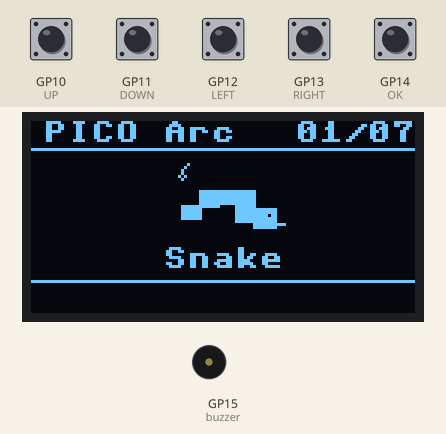
Recording of a program running on a simulated Raspberry Pi Pico running MicroPython. Shown: 128×64 one-colour display, buzzer (waves = sounding, pin HIGH). Inputs (shaded band) come from the test bench; at power-on: GP10 (UP), GP11 (DOWN), GP12 (LEFT), GP13 (RIGHT), GP14 (OK) HIGH. Random numbers come from a fixed seed; library files of the repository ran but are not shown: ssd1306.py.

Above: at 6.22 s.
6.5 s: GP10 (UP) pulled LOW for 0.15 s
8.3 s: GP12 (LEFT) pulled LOW for 0.15 s
At 10.24 s:
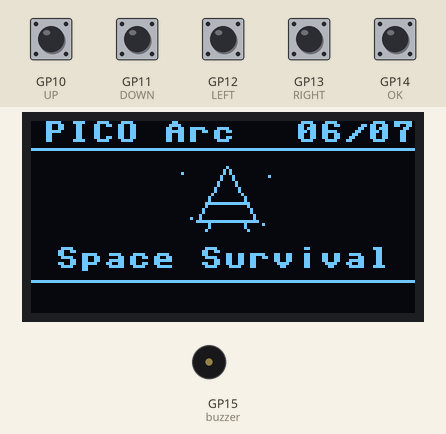
10.3 s: GP10 (UP) pulled LOW for 1 s
At 12.95 s:
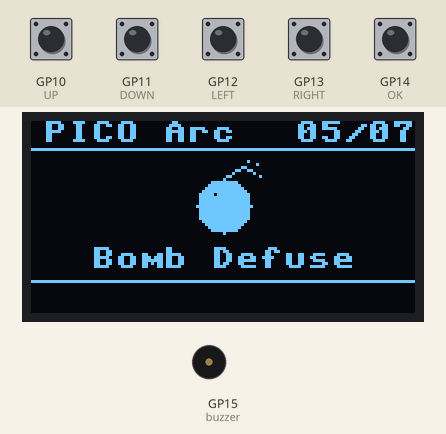
13.0 s: GP10 (UP) pulled LOW for 0.15 s
At 14.71 s:
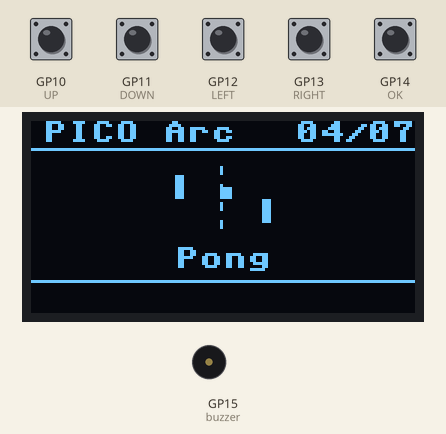
15.0 s: GP10 (UP) pulled LOW for 0.15 s
At 16.84 s:
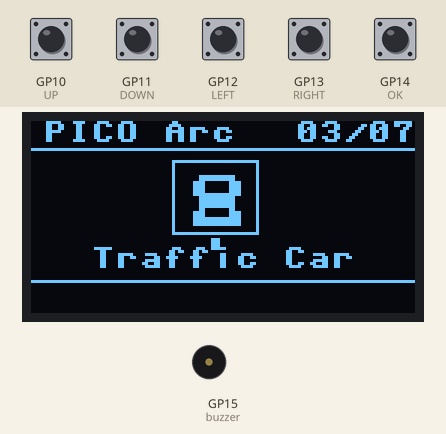
17.0 s: GP10 (UP) pulled LOW for 0.15 s
At 17.46 s:
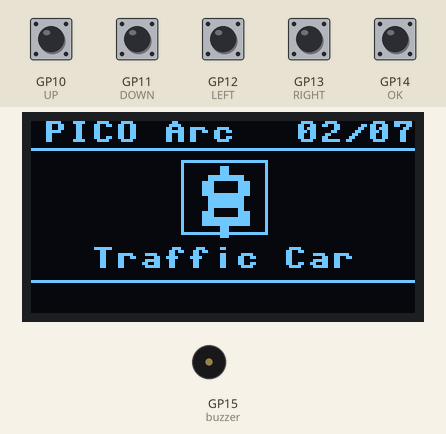
Timing chart, 0 to 20.0 s (numbered marks = the images above; inputs shaded):
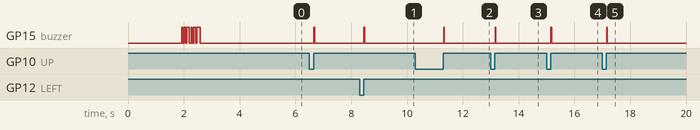

Measured:
- after the input at 6.5 s, GP15 (buzzer): LOW → HIGH after 0.16 s, → LOW 0.03 s later
- after the input at 8.3 s, GP15 (buzzer): LOW → HIGH after 0.15 s, → LOW 0.03 s later
- after the input at 10.3 s, GP15 (buzzer): LOW → HIGH after 1.0 s, → LOW 0.03 s later
- after the input at 13.0 s, GP15 (buzzer): LOW → HIGH after 0.15 s, → LOW 0.03 s later
- after the input at 15.0 s, GP15 (buzzer): LOW → HIGH after 0.15 s, → LOW 0.03 s later
- after the input at 17.0 s, GP15 (buzzer): LOW → HIGH after 0.15 s, → LOW 0.03 s later

The program:

main.py
```python
from machine import Pin, SoftI2C
import ssd1306
import time

# ==========================================
# PICO Arc - Raspberry Pi Pico Game Console
# OLED: SDA GP4, SCL GP5
# Buttons: GP10-GP14
# Active buzzer: GP15
# ==========================================

i2c = SoftI2C(
    scl=Pin(5),
    sda=Pin(4),
    freq=200000
)

oled = ssd1306.SSD1306_I2C(128, 64, i2c)

buttons = {
    "UP": Pin(10, Pin.IN, Pin.PULL_UP),
    "DOWN": Pin(11, Pin.IN, Pin.PULL_UP),
    "LEFT": Pin(12, Pin.IN, Pin.PULL_UP),
    "RIGHT": Pin(13, Pin.IN, Pin.PULL_UP),
    "OK": Pin(14, Pin.IN, Pin.PULL_UP)
}

buzzer = Pin(15, Pin.OUT)
buzzer.value(0)

GAMES = [
    "Snake",
    "Dragon",
    "Traffic Car",
    "Pong",
    "Bomb Defuse",
    "Space Survival",
    "High Scores"
]

TOTAL_GAMES = len(GAMES)


# ==========================================
# BASIC DRAWING FUNCTIONS
# Only uses pixel(), text(), fill(), show()
# ==========================================

def pixel(x, y, color=1):
    if 0 <= x < 128 and 0 <= y < 64:
        oled.pixel(int(x), int(y), color)


def hline(x, y, width, color=1):
    for px in range(x, x + width):
        pixel(px, y, color)


def vline(x, y, height, color=1):
    for py in range(y, y + height):
        pixel(x, py, color)


def rect(x, y, width, height, color=1):
    for py in range(y, y + height):
        hline(x, py, width, color)


def outline(x, y, width, height, color=1):
    hline(x, y, width, color)
    hline(x, y + height - 1, width, color)
    vline(x, y, height, color)
    vline(x + width - 1, y, height, color)


def line(x1, y1, x2, y2, color=1):
    # Bresenham line drawing
    dx = abs(x2 - x1)
    dy = abs(y2 - y1)
    sx = 1 if x1 < x2 else -1
    sy = 1 if y1 < y2 else -1
    err = dx - dy

    while True:
        pixel(x1, y1, color)

        if x1 == x2 and y1 == y2:
            break

        e2 = 2 * err

        if e2 > -dy:
            err -= dy
            x1 += sx

        if e2 < dx:
            err += dx
            y1 += sy


def circle(cx, cy, radius, filled=False, color=1):
    radius_sq = radius * radius
    inner_sq = (radius - 1) * (radius - 1)

    for yy in range(-radius, radius + 1):
        for xx in range(-radius, radius + 1):
            distance = xx * xx + yy * yy

            if distance <= radius_sq:
                if filled or distance >= inner_sq:
                    pixel(cx + xx, cy + yy, color)


# ==========================================
# BUZZER
# Active buzzers make one pitch, so we use
# different rhythms instead of different notes.
# ==========================================

def beep(duration=35):
    buzzer.value(1)
    time.sleep_ms(duration)
    buzzer.value(0)


def startup_music():
    pattern = [
        (45, 50),
        (45, 50),
        (90, 70),
        (40, 45),
        (65, 50),
        (120, 100)
    ]

    for duration, pause in pattern:
        beep(duration)
        time.sleep_ms(pause)


def wait_release(button):
    while button.value() == 0:
        time.sleep_ms(12)


# ==========================================
# BIG PICO Arc LOGO FONT
# ==========================================

FONT = {
    "P": [
        "11110", "10001", "10001", "11110",
        "10000", "10000", "10000"
    ],
    "I": [
        "11111", "00100", "00100", "00100",
        "00100", "00100", "11111"
    ],
    "C": [
        "01111", "10000", "10000", "10000",
        "10000", "10000", "01111"
    ],
    "O": [
        "01110", "10001", "10001", "10001",
        "10001", "10001", "01110"
    ],
    "A": [
        "01110", "10001", "10001", "11111",
        "10001", "10001", "10001"
    ],
    "R": [
        "11110", "10001", "10001", "11110",
        "10100", "10010", "10001"
    ],
    "r": [
        "00000", "00000", "10110", "11001",
        "10000", "10000", "10000"
    ],
    "c": [
        "00000", "00000", "01110", "10000",
        "10000", "10000", "01110"
    ],
    " ": [
        "00000", "00000", "00000", "00000",
        "00000", "00000", "00000"
    ]
}

def draw_big_text(text, x, y, scale):
    cursor_x = x

    for char in text:
        if char == " ":
            cursor_x += 4 * scale
            continue

        pattern = FONT.get(char)

        if pattern is None:
            cursor_x += 6 * scale
            continue

        for row in range(7):
            for col in range(5):
                if pattern[row][col] == "1":
                    rect(
                        cursor_x + col * scale,
                        y + row * scale,
                        scale,
                        scale
                    )

        cursor_x += 6 * scale


# ==========================================
# STARTUP ANIMATION
# ==========================================

def startup_screen():
    oled.fill(1)
    oled.show()
    time.sleep_ms(70)

    oled.fill(0)
    oled.show()

    # Logo slides in from the right
    for x in range(128, 9, -8):
        oled.fill(0)

        draw_big_text("PICO", x, 10, 3)
        draw_big_text("Arc", x+78, 15, 2)

        pixel(5, 8)
        pixel(121, 10)
        pixel(8, 54)
        pixel(118, 52)

        oled.show()
        time.sleep_ms(25)

    # Final logo
    oled.fill(0)
    draw_big_text("PICO", 10, 10, 3)
    draw_big_text("Arc", 90, 15, 2)
    oled.text("POCKET ARCADE", 20, 34, 1)
    oled.text("POWERING UP...", 17, 52, 1)
    oled.show()

    startup_music()
    time.sleep_ms(250)


def loading_screen():
    for progress in range(0, 101, 5):
        oled.fill(0)

        draw_big_text("PICO Arc", 28, 3, 2)
        oled.text("SYSTEM LOADING", 16, 22, 1)

        # Loading bar outline
        outline(9, 35, 110, 11)

        # Loading bar fill
        fill_width = progress * 106 // 100

        if fill_width > 0:
            rect(11, 37, fill_width, 7)

        oled.text(str(progress) + "%", 52, 51, 1)
        oled.show()

        time.sleep_ms(4)


# ==========================================
# GAME LOGOS - CUSTOM PIXEL ART
# Each logo fits inside the OLED screen.
# ==========================================

def draw_icon(game, x, y, frame):

    # ---------- SNAKE ----------
    if game == "Snake":
        # Food
        pixel(x + 5, y + 4)
        pixel(x + 4, y + 5)
        pixel(x + 6, y + 5)
        pixel(x + 5, y + 6)
        line(x + 5, y + 3, x + 7, y + 1)

        # Snake body
        rect(x + 5, y + 15, 7, 5)
        rect(x + 11, y + 10, 7, 6)
        rect(x + 17, y + 10, 7, 5)
        rect(x + 23, y + 10, 7, 6)
        rect(x + 23, y + 16, 7, 5)

        # Head
        rect(x + 29, y + 16, 8, 7)
        pixel(x + 34, y + 18, 0)

        # Animated tongue
        if frame % 8 < 4:
            line(x + 36, y + 21, x + 39, y + 21)
        else:
            line(x + 36, y + 21, x + 38, y + 23)

    # ---------- DRAGON ----------
    elif game == "Dragon":
        # Wings
        line(x + 19, y + 13, x + 7, y + 4)
        line(x + 7, y + 4, x + 11, y + 15)
        line(x + 11, y + 15, x + 19, y + 17)

        line(x + 22, y + 13, x + 33, y + 4)
        line(x + 33, y + 4, x + 30, y + 15)
        line(x + 30, y + 15, x + 22, y + 17)

        # Tail and body
        line(x + 18, y + 17, x + 5, y + 21)
        line(x + 5, y + 21, x + 10, y + 19)
        rect(x + 13, y + 14, 15, 7)

        # Head and horns
        rect(x + 23, y + 8, 11, 10)
        rect(x + 23, y + 4, 3, 6)
        rect(x + 29, y + 4, 3, 5)
        rect(x + 32, y + 12, 7, 4)

        # Eye and nostril
        pixel(x + 30, y + 11, 0)
        pixel(x + 36, y + 13, 0)

        # Fire
        if frame % 6 < 3:
            line(x + 38, y + 15, x + 40, y + 18)
        else:
            line(x + 38, y + 15, x + 40, y + 13)

    # ---------- TRAFFIC CAR ----------
    elif game == "Traffic Car":
        # Road
        outline(x + 6, y + 0, 29, 25)

        # Moving road markings
        for yy in range(-4, 28, 8):
            mark_y = y + ((yy + frame * 2) % 28)
            rect(x + 19, mark_y, 3, 4)

        # Car wheels
        rect(x + 13, y + 7, 4, 5)
        rect(x + 25, y + 7, 4, 5)
        rect(x + 13, y + 17, 4, 5)
        rect(x + 25, y + 17, 4, 5)

        # Car body and windscreen
        rect(x + 15, y + 5, 12, 17)
        rect(x + 17, y + 7, 8, 4, 0)
        rect(x + 17, y + 16, 8, 3, 0)

        pixel(x + 17, y + 5)
        pixel(x + 24, y + 5)

    # ---------- PONG ----------
    elif game == "Pong":
        # Center dashed line
        for yy in range(y + 2, y + 25, 6):
            vline(x + 20, yy, 3)

        # Paddles
        rect(x + 5, y + 5, 3, 8)
        rect(x + 34, y + 13, 3, 8)

        # Moving ball
        ball_x = x + 15 + (frame % 8)
        ball_y = y + 8 + (frame % 5)
        rect(ball_x, ball_y, 4, 4)

    # ---------- BOMB DEFUSE ----------
    elif game == "Bomb Defuse":
        # Bomb
        circle(x + 20, y + 15, 9, True)

        # Shine and fuse
        pixel(x + 17, y + 11, 0)
        line(x + 20, y + 6, x + 26, y + 2)
        line(x + 26, y + 2, x + 30, y + 4)

        # Animated fuse spark
        if frame % 6 < 3:
            pixel(x + 31, y + 1)
            pixel(x + 28, y + 0)
            pixel(x + 32, y + 5)
        else:
            pixel(x + 30, y + 2)
            pixel(x + 34, y + 1)
            pixel(x + 32, y + 4)

    # ---------- SPACE SURVIVAL ----------
    elif game == "Space Survival":
        # Stars
        pixel(x + 5, y + 4)
        pixel(x + 34, y + 5)
        pixel(x + 8, y + 19)
        pixel(x + 32, y + 21)

        # Spaceship
        line(x + 20, y + 2, x + 10, y + 20)
        line(x + 20, y + 2, x + 30, y + 20)
        line(x + 10, y + 20, x + 30, y + 20)
        line(x + 14, y + 14, x + 26, y + 14)
        line(x + 15, y + 20, x + 13, y + 23)
        line(x + 25, y + 20, x + 27, y + 23)

        # Animated engine
        if frame % 6 < 3:
            line(x + 17, y + 21, x + 17, y + 24)
            line(x + 23, y + 21, x + 23, y + 24)

    # ---------- HIGH SCORES ----------
    elif game == "High Scores":
        # Trophy cup
        outline(x + 13, y + 3, 15, 12)
        line(x + 13, y + 6, x + 7, y + 5)
        line(x + 7, y + 5, x + 7, y + 12)
        line(x + 7, y + 12, x + 14, y + 12)

        line(x + 27, y + 6, x + 34, y + 5)
        line(x + 34, y + 5, x + 34, y + 12)
        line(x + 34, y + 12, x + 27, y + 12)

        vline(x + 20, y + 15, 5)
        hline(x + 15, y + 20, 11)
        hline(x + 12, y + 23, 17)

        # Star on trophy
        pixel(x + 20, y + 6)
        pixel(x + 19, y + 8)
        pixel(x + 21, y + 8)


# ==========================================
# GAME SELECT SCREEN
# ==========================================

def draw_header(index):
    oled.text("PICO Arc", 4, 0, 1)

    number = "{:02d}/{:02d}".format(
        index + 1,
        TOTAL_GAMES
    )
    oled.text(number, 88, 0, 1)

    hline(0, 9, 128)


def draw_footer():
    hline(0, 53, 128)


def draw_card(index, offset, frame, sway=0):
    game = GAMES[index]

    # Logo area
    icon_x = 44 + offset + sway
    icon_y = 13
    draw_icon(game, icon_x, icon_y, frame)

    # Center title on the screen
    title_x = (128 - len(game) * 8) // 2
    oled.text(game, title_x + offset, 42, 1)


def draw_menu(index, frame):
    cycle = frame % 24

    # Slow side-to-side logo motion, from -3 to +3 pixels
    if cycle < 12:
        sway = (cycle // 2) - 3
    else:
        sway = 9 - (cycle // 2)

    oled.fill(0)
    draw_header(index)
    draw_card(index, 0, frame, sway)
    draw_footer()
    oled.show()


def animate_selection(old_index, new_index, direction, frame):
    # 16 steps x 8 pixels = 128-pixel screen width.
    # Right: old game exits left, new game enters right.
    # Left: old game exits right, new game enters left.

    for step in range(17):
        distance = step * 8

        old_offset = -direction * distance
        new_offset = direction * (128 - distance)

        oled.fill(0)
        draw_header(new_index)

        draw_card(old_index, old_offset, frame + step)
        draw_card(new_index, new_offset, frame + step)

        draw_footer()
        oled.show()

        time.sleep_ms(5)


# ==========================================
# MESSAGE / GAME LAUNCHER
# ==========================================

def show_message(title, message):
    oled.fill(0)
    oled.text(title[:16], 0, 10, 1)
    oled.text(message[:16], 0, 30, 1)
    oled.text("OK = BACK", 20, 52, 1)
    oled.show()

    while buttons["OK"].value() == 1:
        time.sleep_ms(20)

    wait_release(buttons["OK"])


def show_scores():
    # High-score storage can be connected here later.
    show_message("HIGH SCORES", "Score file soon")


def launch_game(name):
    try:
        if name == "Snake":
            import snake
            snake.run(oled, buttons, beep)

        elif name == "Traffic Car":
            import traffic
            traffic.run(oled, buttons, beep)
        elif name == "Pong":
            import pong
            pong.run(oled, buttons, beep)
        elif name == "Bomb Defuse":
            import bomb_defuse
            bomb_defuse.run(oled, buttons, beep)
        elif name == "Dragon":
            import dragon
            dragon.run(oled, buttons, beep)
        elif name == "Space Survival":
            import space_survival
            space_survival.run(oled, buttons, beep)
        elif name == "High Scores":
            import high_scores
            high_scores.run(oled, buttons, beep)
        else:
            show_message(name, "Coming soon!")

    except Exception as error:
        oled.fill(0)
        oled.text("GAME ERROR", 15, 8, 1)
        oled.text(name[:16], 0, 23, 1)
        oled.text(str(error)[:16], 0, 38, 1)
        oled.text("OK = BACK", 20, 54, 1)
        oled.show()

        while buttons["OK"].value() == 1:
            time.sleep_ms(20)

        wait_release(buttons["OK"])


# ==========================================
# START R-CADE
# ==========================================

startup_screen()
loading_screen()

selected = 0
frame = 0

draw_menu(selected, frame)

while True:
    direction = 0

    if buttons["LEFT"].value() == 0:
        direction = -1
        wait_release(buttons["LEFT"])

    elif buttons["RIGHT"].value() == 0:
        direction = 1
        wait_release(buttons["RIGHT"])

    elif buttons["UP"].value() == 0:
        direction = -1
        wait_release(buttons["UP"])

    elif buttons["DOWN"].value() == 0:
        direction = 1
        wait_release(buttons["DOWN"])

    elif buttons["OK"].value() == 0:
        wait_release(buttons["OK"])
        beep(75)

        launch_game(GAMES[selected])
        draw_menu(selected, frame)

        time.sleep_ms(50)
        continue

    if direction != 0:
        old_selected = selected
        selected = (selected + direction) % TOTAL_GAMES

        beep(30)

        animate_selection(
            old_selected,
            selected,
            direction,
            frame
        )

    frame += 1
    draw_menu(selected, frame)
    time.sleep_ms(45)
```
